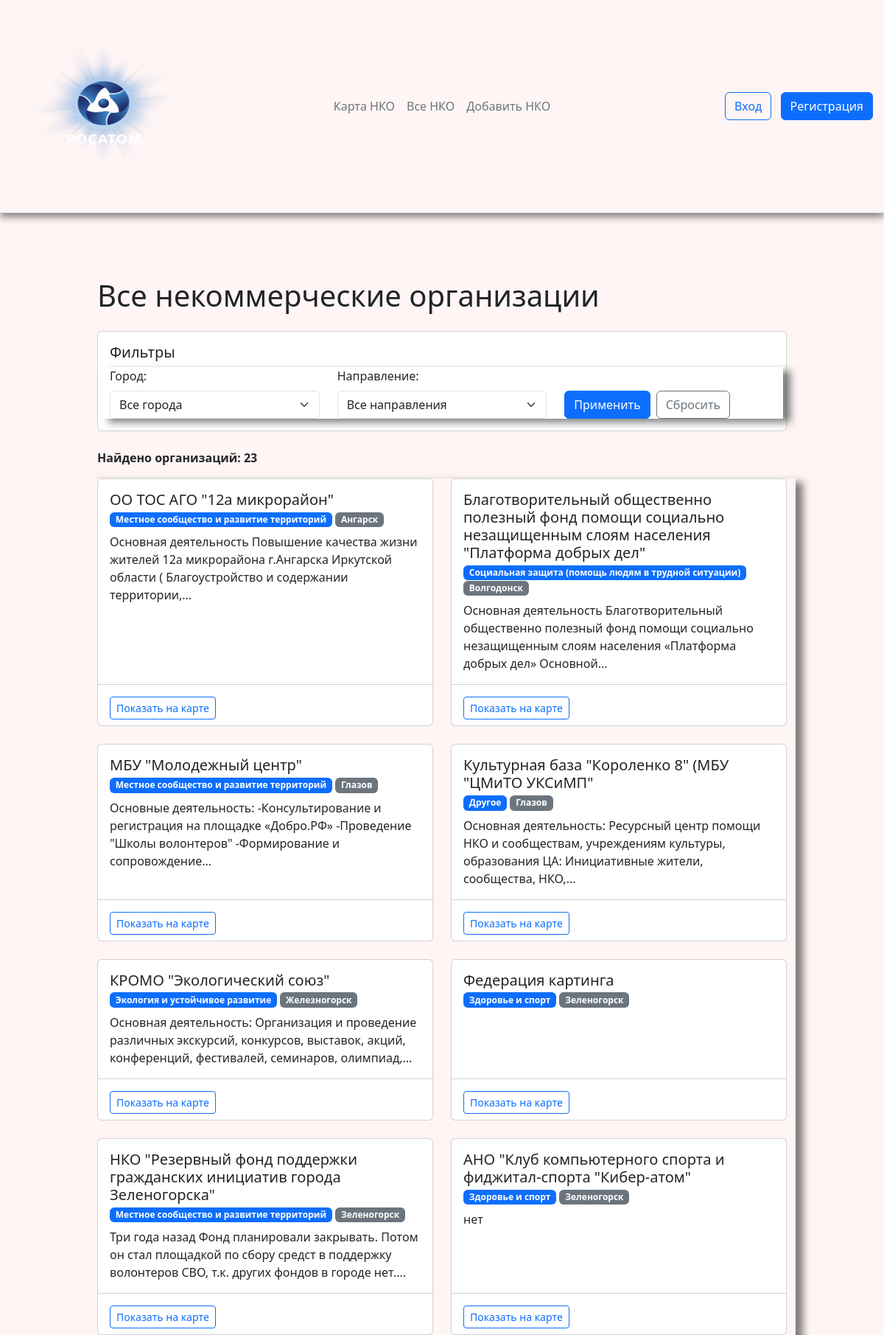
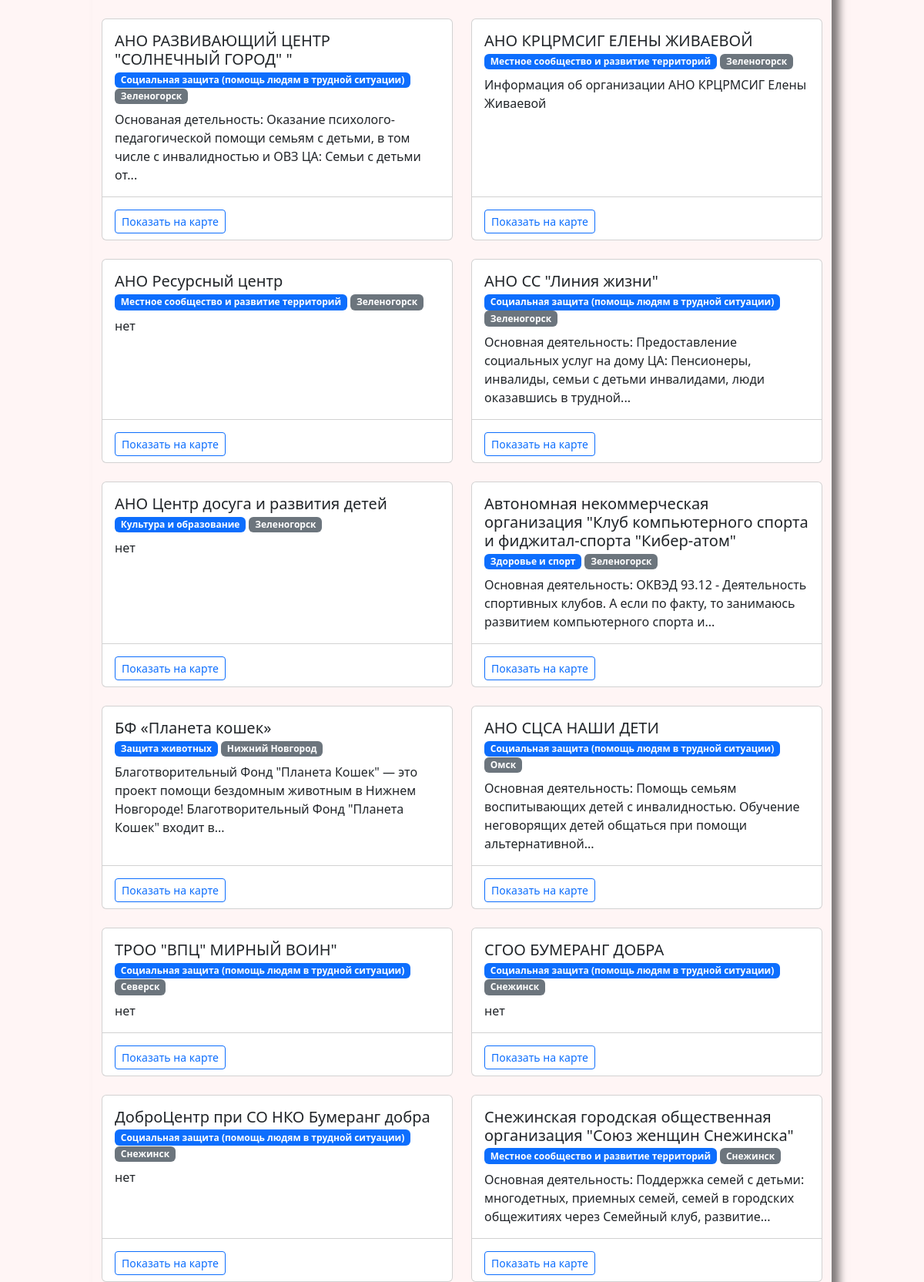
Screenshot of /organizations (upper part) with the database file from the repository (2 pictures, top to bottom).
### app.py (models this page shows)
class Organization(db.Model):
    id = db.Column(db.Integer, primary_key=True)
    name = db.Column(db.String(200), nullable=False)
    category = db.Column(db.String(100), nullable=False)  # Направление деятельности
    short_description = db.Column(db.Text)  # Краткое описание (2-3 предложения)
    description = db.Column(db.Text)  # Полное описание (из CSV)
    target_audience = db.Column(db.Text)  # Целевая аудитория (из CSV)
    phone = db.Column(db.String(20))
    address = db.Column(db.String(200))
    city = db.Column(db.String(100), nullable=False)
    latitude = db.Column(db.Float)  # Широта (будет вычислена автоматически)
    longitude = db.Column(db.Float)  # Долгота (будет вычислена автоматически)
    website = db.Column(db.String(200))
    social_media = db.Column(db.Text)  # Может быть несколько ссылок
    logo = db.Column(db.String(200))  # Путь к файлу или ссылка
    is_approved = db.Column(db.Boolean, default=False)  # Модерация
    created_at = db.Column(db.DateTime, default=datetime.utcnow)
    user_id = db.Column(db.Integer, db.ForeignKey('user.id'))  # Для будущей авторизации

### app.py (the view)
@app.route("/organizations")
def organizations():
    city = request.args.get('city', 'all')
    category = request.args.get('category', 'all')
    query = Organization.query.filter_by(is_approved=True)
    if city and city != 'all':
        query = query.filter_by(city=city)
    if category and category != 'all':
        query = query.filter_by(category=category)
    organizations = query.all()
    cities = db.session.query(Organization.city).filter_by(is_approved=True).distinct().all()
    categories = db.session.query(Organization.category).filter_by(is_approved=True).distinct().all()
    return render_template(
        "organizations.html",
        organizations=organizations,
        cities=[city[0] for city in cities],
        categories=[category[0] for category in categories],
        selected_city=city,
        selected_category=category
    )

### templates/organizations.html (shortened to what this page needs)
{% extends 'base.html' %}
{% block content %}
<div class="container mt-4">
    <h1 class="mb-4">Все некоммерческие организации</h1>
    <div class="card mb-4">
        <div class="card-body">
            <h5 class="card-title">Фильтры</h5>
            <form method="get" class="row g-3">
                <div class="col-md-4">
                    <label for="city" class="form-label">Город:</label>
                    <select name="city" id="city" class="form-select">
                        <option value="all">Все города</option>
                    </select>
                </div>
                <div class="col-md-4">
                    <label for="category" class="form-label">Направление:</label>
                    <select name="category" id="category" class="form-select">
                        <option value="all">Все направления</option>
                    </select>
                </div>
                <div class="col-md-4 d-flex align-items-end">
                    <button type="submit" class="btn btn-primary me-2">Применить</button>
                    <a href="{{ url_for('organizations') }}" class="btn btn-outline-secondary">Сбросить</a>
                </div>
            </form>
        </div>
    </div>
    <div class="mb-3">
        <strong>Найдено организаций: {{ organizations|length }}</strong>
    </div>
    {% if organizations %}
        <div class="row">
            {% for org in organizations %}
            <div class="col-md-6 mb-4">
                <div class="card h-100">
                    <div class="card-body">
                        <h5 class="card-title">{{ org.name }}</h5>
                        <h6 class="card-subtitle mb-2 text-muted">
                            <span class="badge bg-primary">{{ org.category }}</span>
                            <span class="badge bg-secondary">{{ org.city }}</span>
                        </h6>
                        {% if org.short_description %}
                        <p class="card-text">{{ org.short_description }}</p>
                        {% elif org.description %}
                        <p class="card-text">{{ org.description|truncate(150) }}</p>
                        {% endif %}
                    </div>
                    <div class="card-footer bg-transparent">
                        <div class="mt-2">
                            <a href="{{ url_for('map') }}?city={{ org.city }}&search={{ org.name }}"
                               class="btn btn-sm btn-outline-primary">
                                Показать на карте
                            </a>
                        </div>
                    </div>
                </div>
            </div>
            {% endfor %}
        </div>
    {% else %}
        <div class="alert alert-info" role="alert">
            Организации не найдены. Попробуйте изменить параметры фильтрации.
        </div>
    {% endif %}
</div>
{% endblock %}

### templates/base.html (shortened to what this page needs)
<!doctype html>
<html lang="en">
<head>
    <link href="https://cdn.jsdelivr.net/npm/bootstrap@5.3.8/dist/css/bootstrap.min.css" rel="stylesheet">
    <link rel="stylesheet" href="{{ url_for('static', filename='css/main.css') }}">
</head>
<body>
<div class="page">
    <header class="d-flex flex-wrap align-items-center justify-content-center justify-content-md-between py-3 mb-4 border-bottom"> <div class="col-md-3 mb-2 mb-md-0">
            <a href="/" class="d-inline-flex link-body-emphasis text-decoration-none">
                <img class="header__img" src="{{ url_for('static', filename='images/LightLOGORosatom.png') }}" alt="ЛОГО">
            </a>
            </div>
        <ul class="nav col-12 col-md-auto mb-2 justify-content-center mb-md-0">
                <li><a href="{{ url_for('map') }}" class="nav-link px-2 link-secondary">Карта НКО</a></li>
                <li><a href="{{ url_for('organizations') }}" class="nav-link px-2 link-secondary">Все НКО</a></li>
                <li><a href="{{ url_for('create_organization') }}" class="nav-link px-2 link-secondary">Добавить НКО</a></li>
            </ul>
        <div class="col-md-3 text-end">
                <button type="button" class="btn btn-outline-primary me-2">Вход</button>
                <button type="button" class="btn btn-primary">Регистрация</button>
            </div>
    </header>
    <div class="content">
        {% block content %}{% endblock %}
    </div>
</div>
</body>
</html>

### static/css/main.css (style rules this page uses)
body { margin: 0; background-color: #FFF5F5; }
header, footer { position: sticky; top: 0; padding: 15px; z-index: 1000; background: #FFF5F5; -webkit-box-shadow: 0px 5px 10px rgba(0, 0, 0, 0.5); box-shadow: 0px 5px 10px rgba(0, 0, 0, 0.5); }
.header__img { height: 250px; width: 250px; }
.page { overflow: hidden; display: flex; flex-direction: column; min-height: 100vh; }
.content { max-width: 1000px; width: 100%; margin: 0 auto; padding: 40px 20px; flex: 1 1 auto; }
img, svg { vertical-align: middle; }
.row { --bs-gutter-x: 1.5rem; --bs-gutter-y: 0; display: flex ; flex-wrap: wrap; margin-top: calc(-1 * var(--bs-gutter-y)); margin-right: calc(-.5 * var(--bs-gutter-x)); margin-left: calc(-.5 * var(--bs-gutter-x)); -webkit-box-shadow: 10px 5px 10px rgba(0, 0, 0, 0.5); box-shadow: 10px 5px 10px rgba(0, 0, 0, 0.5); }
.container, .container-fluid, .container-lg, .container-md, .container-sm, .container-xl, .container-xxl { --bs-gutter-x: 1.5rem; --bs-gutter-y: 0; width: 100%; padding-right: calc(var(--bs-gutter-x) * .5); padding-left: calc(var(--bs-gutter-x) * .5); margin-right: auto; margin-left: auto; }

### templates/organizations.html (style rules this page uses)
.card { transition: transform 0.2s; }

### rows the page displays
Organization: name "ОО ТОС АГО \"12а микрорайон\"", category "Местное сообщество и развитие территорий", city "Ангарск", description "Основная деятельность Повышение качества жизни жителей 12а микрорайона г.Ангарска Иркутской области ( Благоустройство и содержании территории,..."
Organization: name "Благотворительный общественно полезный фонд помощи социально незащищенным слоям населения \"Платформа добрых дел\"", category "Социальная защита (помощь людям в трудной ситуации)", city "Волгодонск", description "Основная деятельность Благотворительный общественно полезный фонд помощи социально незащищенным слоям населения «Платформа добрых дел» Основной..."
Organization: name "МБУ \"Молодежный центр\"", category "Местное сообщество и развитие территорий", city "Глазов", description "Основные деятельность: -Консультирование и регистрация на площадке «Добро.РФ» -Проведение \"Школы волонтеров\" -Формирование и сопровождение..."
Organization: name "Культурная база \"Короленко 8\" (МБУ \"ЦМиТО УКСиМП\"", category "Другое", city "Глазов", description "Основная деятельность: Ресурсный центр помощи НКО и сообществам, учреждениям культуры, образования ЦА: Инициативные жители, сообщества, НКО,..."
Organization: name "КРОМО \"Экологический союз\"", category "Экология и устойчивое развитие", city "Железногорск", description "Основная деятельность: Организация и проведение различных экскурсий, конкурсов, выставок, акций, конференций, фестивалей, семинаров, олимпиад,..."
Organization: name "Федерация картинга", category "Здоровье и спорт", city "Зеленогорск"
Organization: name "НКО \"Резервный фонд поддержки гражданских инициатив города Зеленогорска\"", category "Местное сообщество и развитие территорий", city "Зеленогорск", description "Три года назад Фонд планировали закрывать. Потом он стал площадкой по сбору средст в поддержку волонтеров СВО, т.к. других фондов в городе нет...."
Organization: name "АНО \"Клуб компьютерного спорта и фиджитал-спорта \"Кибер-атом\"", category "Здоровье и спорт", city "Зеленогорск", description "нет"
Organization: name "АНО РАЗВИВАЮЩИЙ ЦЕНТР \"СОЛНЕЧНЫЙ ГОРОД\" \"", category "Социальная защита (помощь людям в трудной ситуации)", city "Зеленогорск", description "Основаная детельность: Оказание психолого-педагогической помощи семьям с детьми, в том числе с инвалидностью и ОВЗ ЦА: Семьи с детьми от..."
Organization: name "АНО КРЦРМСИГ ЕЛЕНЫ ЖИВАЕВОЙ", category "Местное сообщество и развитие территорий", city "Зеленогорск", description "Информация об организации АНО КРЦРМСИГ Елены Живаевой"
Organization: name "АНО Ресурсный центр", category "Местное сообщество и развитие территорий", city "Зеленогорск", description "нет"
Organization: name "АНО СС \"Линия жизни\"", category "Социальная защита (помощь людям в трудной ситуации)", city "Зеленогорск", description "Основная деятельность: Предоставление социальных услуг на дому ЦА: Пенсионеры, инвалиды, семьи с детьми инвалидами, люди оказавшись в трудной..."
Organization: name "АНО Центр досуга и развития детей", category "Культура и образование", city "Зеленогорск", description "нет"
Organization: name "Автономная некоммерческая организация \"Клуб компьютерного спорта и фиджитал-спорта \"Кибер-атом\"", category "Здоровье и спорт", city "Зеленогорск", description "Основная деятельность: ОКВЭД 93.12 - Деятельность спортивных клубов. А если по факту, то занимаюсь развитием компьютерного спорта и..."
Organization: name "БФ «Планета кошек»", category "Защита животных", city "Нижний Новгород", description "Благотворительный Фонд \"Планета Кошек\" — это проект помощи бездомным животным в Нижнем Новгороде! Благотворительный Фонд \"Планета Кошек\" входит в..."
Organization: name "АНО СЦСА НАШИ ДЕТИ", category "Социальная защита (помощь людям в трудной ситуации)", city "Омск", description "Основная деятельность: Помощь семьям воспитывающих детей с инвалидностью. Обучение неговорящих детей общаться при помощи альтернативной..."
Organization: name "ТРОО \"ВПЦ\" МИРНЫЙ ВОИН\"", category "Социальная защита (помощь людям в трудной ситуации)", city "Северск", description "нет"
Organization: name "СГОО БУМЕРАНГ ДОБРА", category "Социальная защита (помощь людям в трудной ситуации)", city "Снежинск", description "нет"
Organization: name "ДоброЦентр при СО НКО Бумеранг добра", category "Социальная защита (помощь людям в трудной ситуации)", city "Снежинск", description "нет"
Organization: name "Снежинская городская общественная организация \"Союз женщин Снежинска\"", category "Местное сообщество и развитие территорий", city "Снежинск", description "Основная деятельность: Поддержка семей с детьми: многодетных, приемных семей, семей в городских общежитиях через Семейный клуб, развитие..."

### other values shown
{{ organizations|length }} "23"
